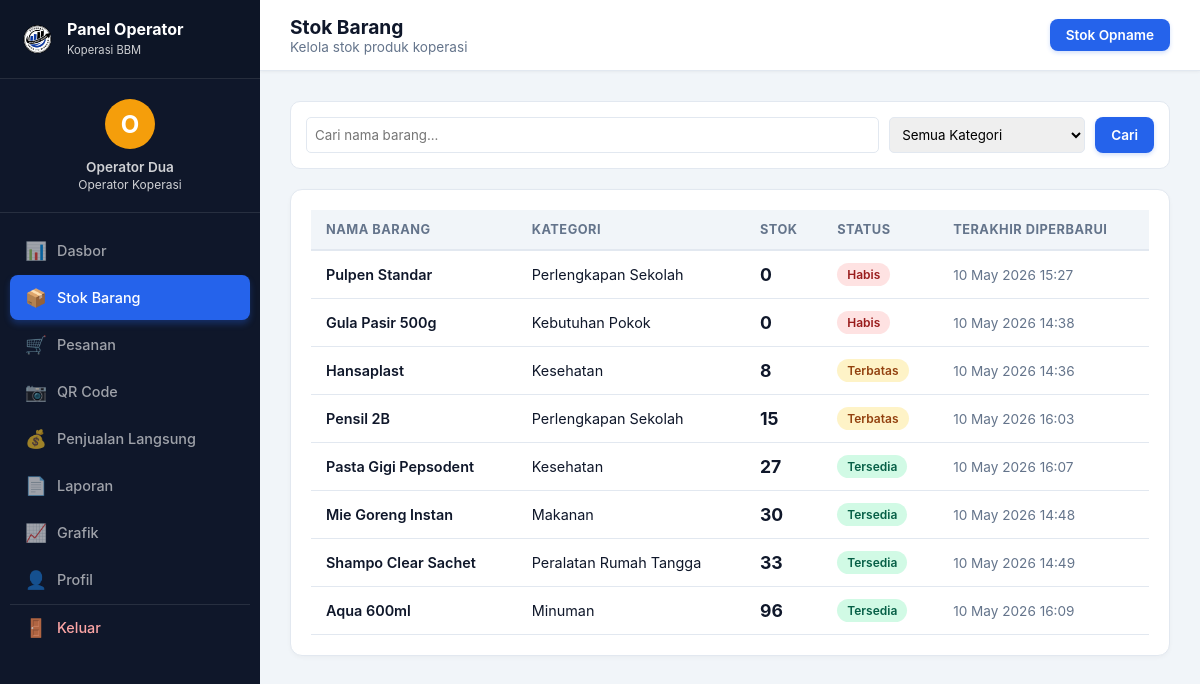
Before: /koperasibbm/operator/stok_barang.php (signed in) with the older database file.
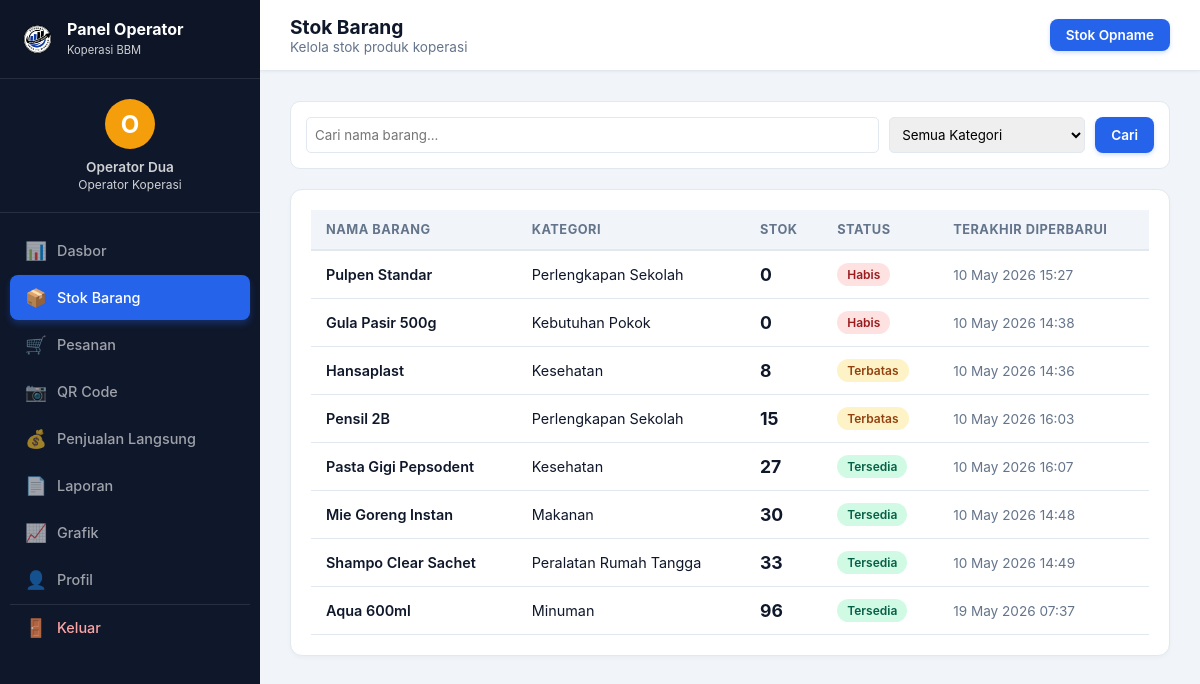
After: the same page with the newer database file.
### tables this page shows
CREATE TABLE `produk` (
  `id_produk` int NOT NULL,
  `id_kategori` int NOT NULL,
  `nama_produk` varchar(100) NOT NULL,
  `harga` decimal(10,2) NOT NULL,
  `stok` int NOT NULL DEFAULT '0',
  `gambar` varchar(255) DEFAULT 'default.jpg',
  `deskripsi` text,
  `created_at` timestamp NULL DEFAULT CURRENT_TIMESTAMP,
  `updated_at` timestamp NULL DEFAULT CURRENT_TIMESTAMP ON UPDATE CURRENT_TIMESTAMP
);

CREATE TABLE `kategori` (
  `id_kategori` int NOT NULL,
  `nama_kategori` varchar(50) NOT NULL
);

### koperasibbm/config/database.php (called while the page is built, shortened)
<?php
function base_url() {
    return "http://localhost/koperasibbm";
}
?>

### koperasibbm/operator/stok_barang.php (the view, shortened to what this page needs)
<?php
require_once __DIR__ . '/../config/database.php';
 $search = isset($_GET['search']) ? mysqli_real_escape_string($conn, $_GET['search']) : '';
 $where = "1=1";
 $produk = mysqli_query($conn, "SELECT p.*, k.nama_kategori FROM produk p JOIN kategori k ON p.id_kategori=k.id_kategori WHERE $where ORDER BY p.stok ASC");
?>
<!DOCTYPE html>
<html lang="id">
<head><meta charset="UTF-8"><meta name="viewport" content="width=device-width, initial-scale=1.0"><title>Stok Barang</title><link rel="stylesheet" href="<?php echo base_url(); ?>/assets/css/style.css"></head>
<body>
<div class="admin-container">
    <?php include __DIR__ . '/../includes/operator_sidebar.php'; ?>
    <div class="main-panel">
        <div class="topbar">
            <div>
                <h2>Stok Barang</h2>
                <p style="font-size:0.85rem; color:var(--text-gray); margin:0;">Kelola stok produk koperasi</p>
            </div>
            <button onclick="openModal('modalOpname')" class="btn btn-primary">Stok Opname</button>
        </div>
        <div class="content-wrapper">
            <form method="GET" style="display:flex; gap:10px; margin-bottom:20px; background:white; padding:15px; border-radius:10px; border:1px solid var(--border-color);">
                <input type="text" name="search" placeholder="Cari nama barang..." value="<?php echo htmlspecialchars($search); ?>" style="flex:1; padding:8px; border:1px solid var(--border-color); border-radius:5px;">
                <select name="id_kategori" style="padding:8px; border:1px solid var(--border-color); border-radius:5px;">
                    <option value="0">Semua Kategori</option>
                </select>
                <button type="submit" class="btn btn-primary">Cari</button>
            </form>
            <div class="card">
                <table>
                    <thead>
                        <tr>
                            <th>Nama Barang</th>
                            <th>Kategori</th>
                            <th>Stok</th>
                            <th>Status</th>
                            <th>Terakhir Diperbarui</th>
                        </tr>
                    </thead>
                    <tbody>
                    <?php while($p = mysqli_fetch_assoc($produk)):
                        $st = $p['stok']==0?'<span class="badge badge-danger">Habis</span>':($p['stok']<=20?'<span class="badge badge-warning">Terbatas</span>':'<span class="badge badge-success">Tersedia</span>');
                    ?>
                    <tr>
                        <td style="font-weight:600;"><?php echo htmlspecialchars($p['nama_produk']); ?></td>
                        <td><?php echo $p['nama_kategori']; ?></td>
                        <td style="font-weight:700; font-size:1.1rem;"><?php echo $p['stok']; ?></td>
                        <td><?php echo $st; ?></td>
                        <td style="color:var(--text-gray); font-size:0.85rem;"><?php echo date('d M Y H:i', strtotime($p['updated_at'])); ?></td>
                    </tr>
                    <?php endwhile; ?>
                    </tbody>
                </table>
            </div>
        </div>
    </div>
</div>
</body>
</html>

Changed rows visible on the page:
changed produk "Aqua 600ml": updated_at "10 May 2026 16:09" → "19 May 2026 07:37"
